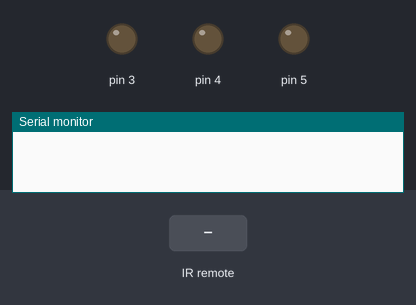
Recording of a sketch running on a simulated Arduino Uno, built with avr-gcc and run on an emulated ATmega328P. Shown: output pins drawn as LEDs (lit = HIGH), the last lines printed to the serial monitor. Inputs (shaded band) come from the test bench.

Above: at 1.2 s.
1.3 s: infrared code 0xC0005A received
At 1.7 s:
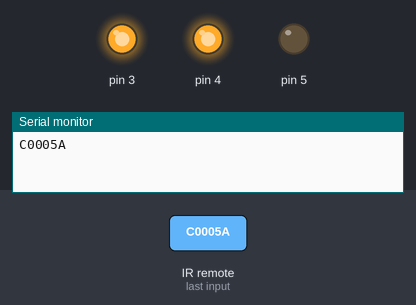
2.8 s: infrared code 0xC0005B received
At 4.1 s:
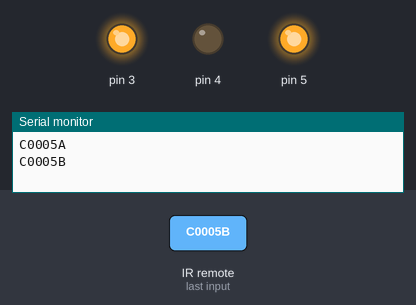
Timing chart, 0 to 5.8 s (numbered marks = the images above; inputs shaded):
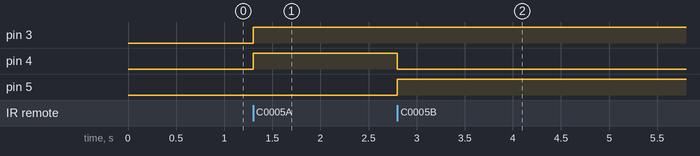

Measured:
- after the input at 1.3 s, pin 3, pin 4: LOW → HIGH at once
- after the input at 2.8 s, pin 4: HIGH → LOW at once; pin 5: LOW → HIGH at once

The sketch:

DC_motor_control_usingIRremote.ino
```cpp
#include <IRremote.h>

int RECV_PIN = 13;
int before_led;

IRrecv irrecv(RECV_PIN);

decode_results results;

void setup() {
  Serial.begin(9600);
  irrecv.enableIRIn();
  //Enable pin
  pinMode(3, OUTPUT);
  //Input 1 of IC
  pinMode(4, OUTPUT);
  //Input 2 of IC
  pinMode(5, OUTPUT);
}

void loop(){
  //Decode recieved Hex values from TSOP
  if(irrecv.decode(&results)){
    //Printing to Serial Monitor for monitoring/debugging
    Serial.println(results.value, HEX);

    //If recieved value == defined value then do this
    if(results.value == 0xC0005A){
     digitalWrite(3, HIGH);
     digitalWrite(4, HIGH);
     digitalWrite(5, LOW);
    }


    if(results.value == 0xC0005B){
      digitalWrite(3, HIGH);
      digitalWrite(4, LOW);
      digitalWrite(5, HIGH);
    }


    else{
      //Else switch on an LED to represent no signal
      //connected to an LED
      digitalWrite(6,HIGH);
    }
    //resume recieving signal -- works like refresh
    irrecv.resume();
  }

}
```
